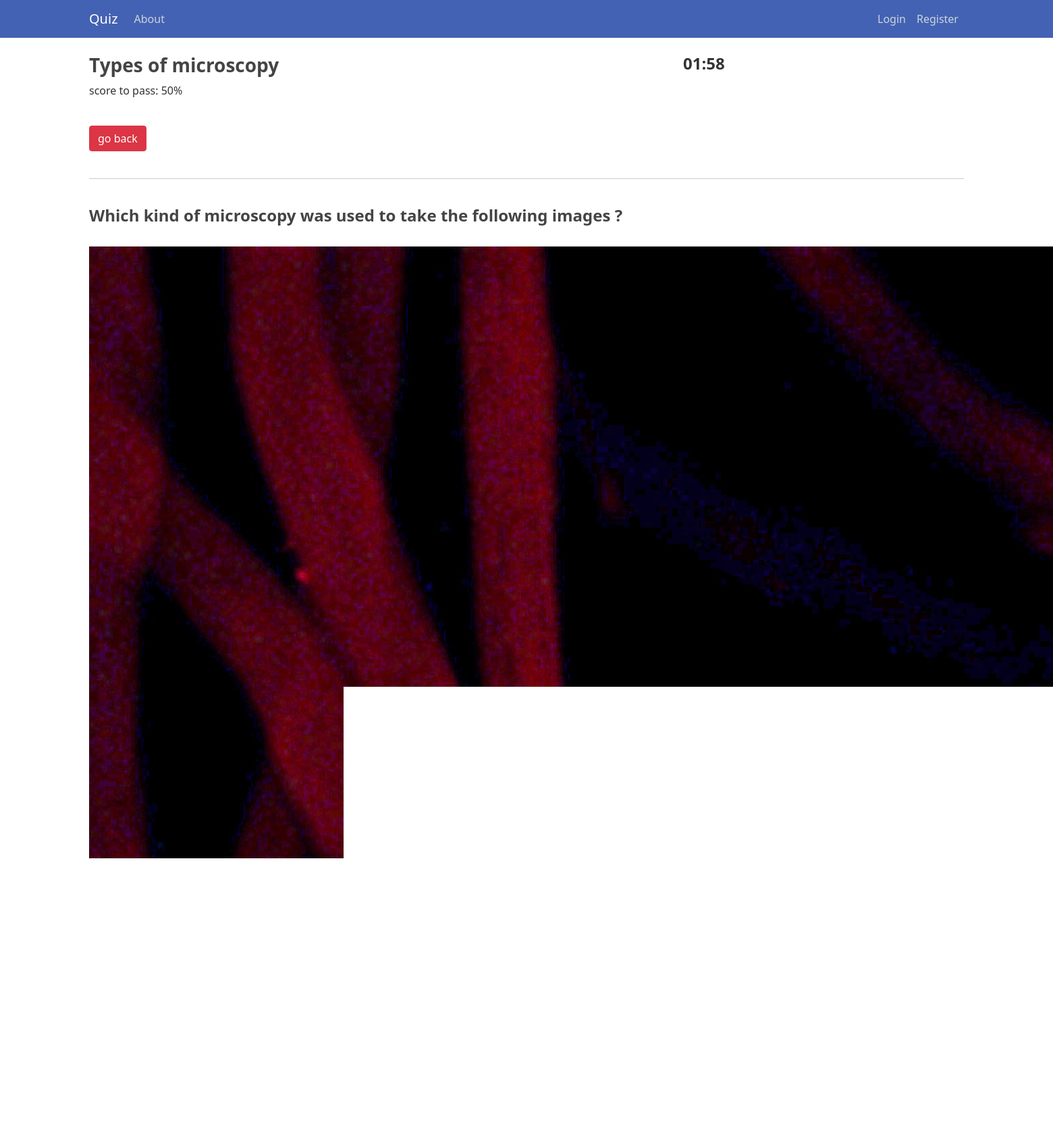
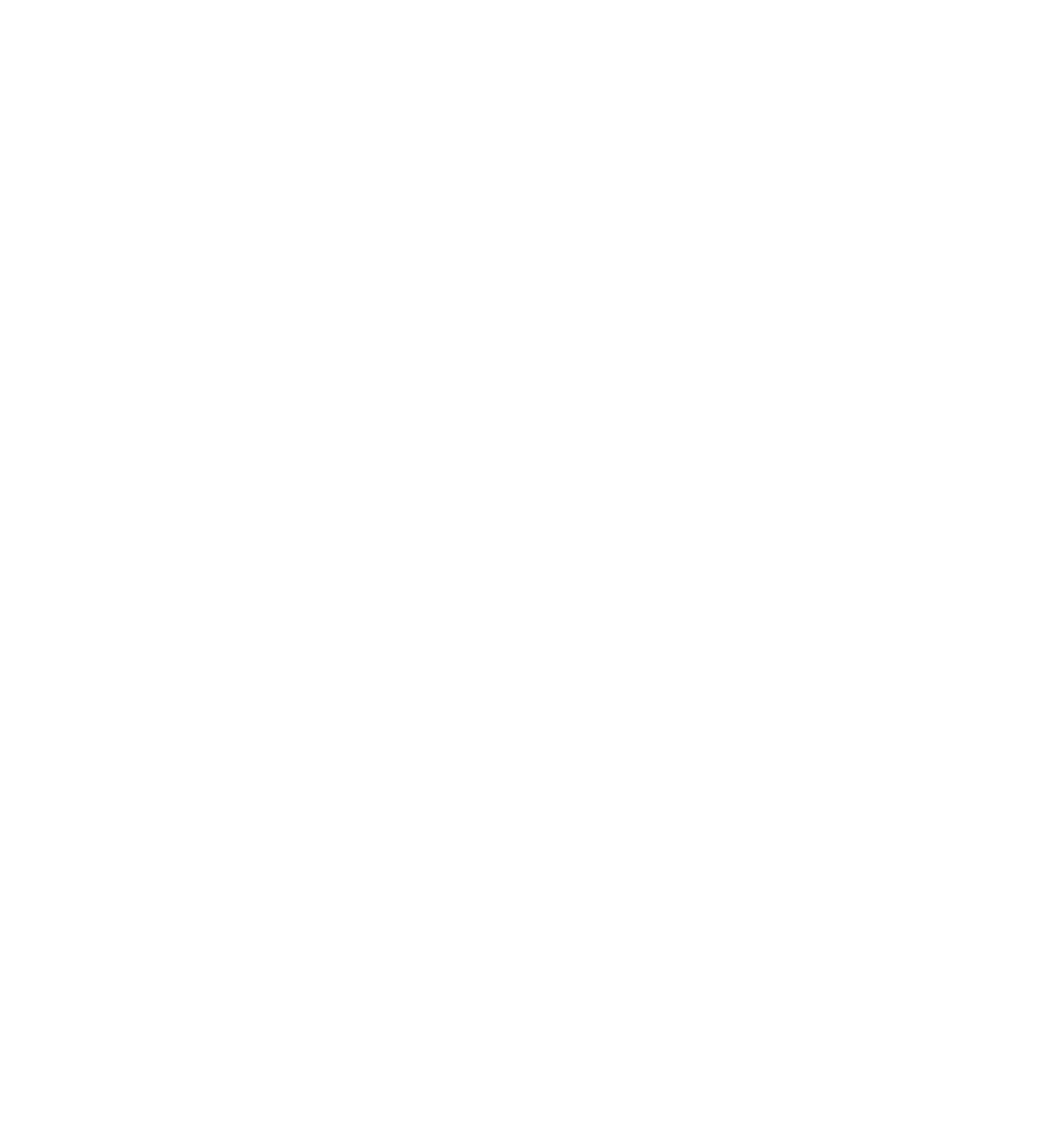
Screenshot of /1/data/ (upper part) with the database file from the repository (2 pictures, top to bottom).
### quizapp/models.py (models this page shows, shortened)
class Quiz(models.Model):
    name = models.CharField(max_length=120)
    topic = models.CharField(max_length=120)
    number_of_questions = models.IntegerField()
    number_of_images = models.IntegerField()
    time = models.IntegerField(help_text="duration of the quiz in minutes")
    required_score_to_pass = models.IntegerField(help_text="required score in %")
    difficulty = models.CharField(max_length=6, choices=DIFF_CHOICES)
    def get_questions(self):
        return self.question_set.all()
    class Meta:
        verbose_name_plural = 'Quizes'

class Question(models.Model):
    text = models.CharField(max_length=200)
    quiz = models.ForeignKey(Quiz, on_delete=models.CASCADE)
    points = models.IntegerField(null=True)
    def __str__(self):
        return str(self.text)
    def get_answers(self):
        return self.answer_set.all()
    def get_images(self):
        return self.images_set.all()

### quizapp/views.py (the view)
# urls.py: path('<pk>/data/', quiz_data_view, name='quiz-data-view'),
def quiz_data_view(request, pk):
    quiz = Quiz.objects.get(pk=pk)
    questions = []
    scoreboard = get_score()
    for question in quiz.get_questions():
        answers = []
        images = []
        for image in question.get_images():
            images.append(image.processed_image.url)
        for answer in question.get_answers():
            answers.append(answer.text)
        questions.append({str(question): {"images": images, "answers": answers}})
    return render(request, 'quiz.html', {"score": scoreboard, 'obj': questions, "name": quiz.name, "time": quiz.time,
                                         "required_score_to_pass": quiz.required_score_to_pass})

### quizapp/views.py (called while the page is built)
def get_score():
    scores = Score.objects.all()
    scoreboard = {}
    for score in scores:
        if score.user not in scoreboard:
            scoreboard[score.user] = score.score
        else:
            scoreboard[score.user] += score.score
    return scoreboard

### quizapp/templates/quiz.html (shortened to what this page needs)
{% extends "base.html" %}
{% load static %}
{% block content %}
<div class="col-md-100">
<div class="row">
    <div class="col">
        <h3><b>{{name}}</b></h3>
        <p>score to pass: {{required_score_to_pass}}%</p>
    </div>
    <div class="col text-right" id="finish-box"></div>
    <div class="col text-right h4" id="timer-box">
        </div>
</div>
<br>
<a href="{% url 'main-view' %}" class="btn btn-danger">go back</a>
<br>
<br>
<hr>
<form id="quiz-form" class="mt-3 mb-3">
    {% for questions in obj %}
        {% for question, data in questions.items %}
            <br>
            <div class="mb-2">
            <h4><b>{{ question }}</b></h4>
            </div>
            <br>
            {% for set, values in data.items %}
                {% for image in values %}
                    {% if "jpg" in image %}
                        <img src="{{ image }}" alt="">
                    {% endif %}
                {% endfor %}
                <br>
            {% endfor %}
         {% endfor %}
    {% endfor %}
</form>
</div>
{% endblock content %}

### quizapp/static/css/main.css (style rules this page uses)
body { background: #ffffff; color: #333333; margin-top: 5rem; }
h1, h2, h3, h4, h5, h6 { color: #444444; }

### rows the page displays
Quiz: name "Types of microscopy"
Question: questions "Which kind of microscopy was used to take the following images ?"

### other values shown
{{ required_score_to_pass }} "50"
